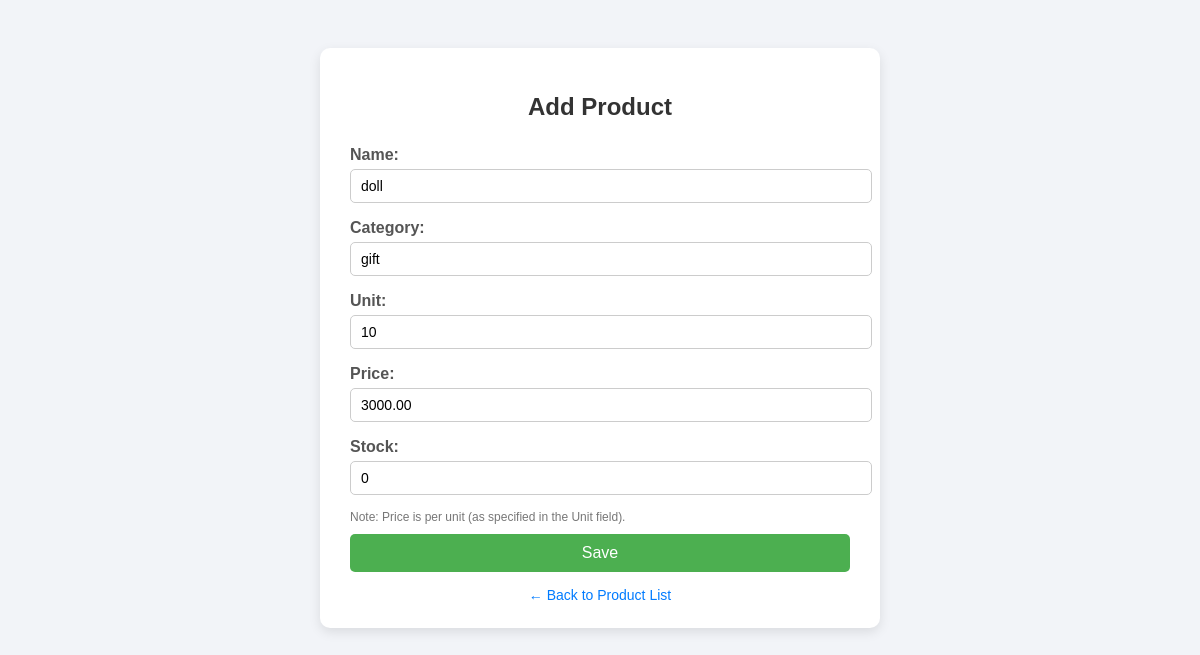
Page /product/3/edit/ on the committed database.
### inventory/models.py (models this page shows, shortened)
class Product(models.Model):  # prodmast
    name = models.CharField(max_length=100)
    category = models.CharField(max_length=50)
    unit = models.CharField(max_length=20)
    price = models.DecimalField(
        max_digits=10,
        decimal_places=2,
        validators=[MinValueValidator(0.01)]
    )  # Ensure price is always positive
    stock = models.IntegerField(default=0)  # New field to track stock quantity

### inventory/views.py (the view, shortened to what this page needs)
# urls.py: path('product/<int:pk>/edit/', ProductEditView.as_view(), name='edit_product'),
class ProductEditView(UpdateView):
    model = Product
    form_class = ProductForm
    template_name = 'inventory/add_product.html'
    success_url = reverse_lazy('product_list')

### inventory/templates/inventory/add_product.html (shortened to what this page needs)
<!DOCTYPE html>
<html lang="en">
<head>
</head>
<body>
  <div class="form-box">
    <h2>Add Product</h2>
    <form method="post">
      {{ form.as_p }}
      <small>Note: Price is per unit (as specified in the Unit field).</small>
      <button type="submit">Save</button>
    </form>
    <a class="back-link" href="{% url 'product_list' %}">← Back to Product List</a>
  </div>
</body>
</html>

### inventory/templates/inventory/add_product.html (style rules this page uses)
body { font-family: Arial, sans-serif; background-color: #f2f4f8; padding: 40px; }
.form-box { background-color: white; max-width: 500px; margin: 0 auto; padding: 25px 30px; border-radius: 10px; box-shadow: 0 4px 12px rgba(0,0,0,0.1); }
h2 { text-align: center; color: #333; margin-bottom: 25px; }
form p { margin-bottom: 15px; }
label { font-weight: 600; color: #555; }
input, select { width: 100%; padding: 8px 10px; border: 1px solid #ccc; border-radius: 5px; font-size: 14px; margin-top: 5px; }
small { display: block; color: #777; font-size: 12px; margin-top: 5px; }
button { background-color: #4CAF50; color: white; border: none; padding: 10px 20px; font-size: 16px; border-radius: 5px; cursor: pointer; width: 100%; margin-top: 10px; }
.back-link { display: block; text-align: center; margin-top: 15px; color: #007BFF; text-decoration: none; font-size: 14px; }

### rows in the picture
Product: name "doll", category "gift", unit "10", price "3000.00", stock "0"
